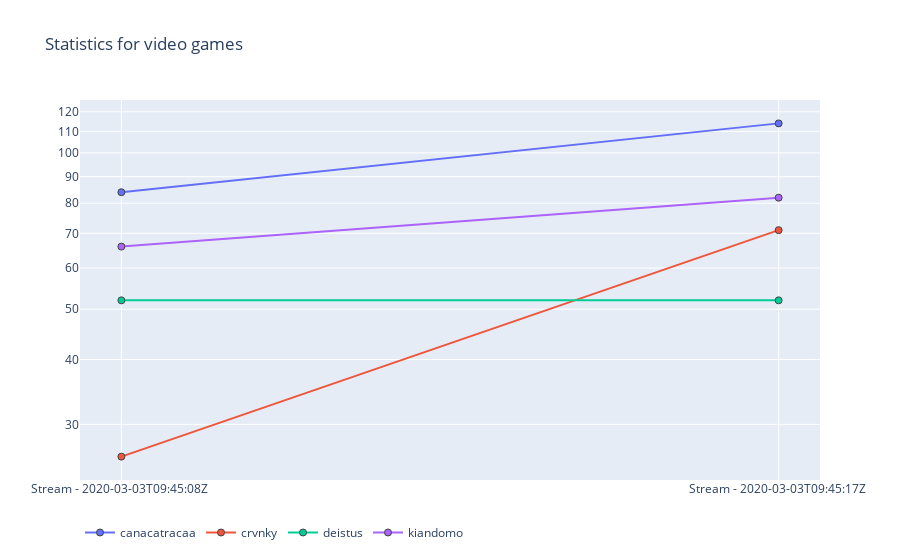

The notebook cell saved with this chart:
### Code cell
fig = go.Figure(data=data, layout=layout)
fig.update_layout(legend_orientation="h")
fig.update_layout( yaxis_type="log")
fig.show()

### Figure 1 — Plotly figure (JSON) as saved in the notebook; plotly's stock layout.template omitted (floating-point values rounded to 4 significant figures)
{"data": [{"marker": {"line": {"width": 1}, "size": 7}, "name": "canacatracaa", "type": "scatter", "x": ["Stream - 2020-03-03T09:45:08Z ", "Stream - 2020-03-03T09:45:17Z "], "y": [84, 114]}, {"marker": {"line": {"width": 1}, "size": 7}, "name": "crvnky", "type": "scatter", "x": ["Stream - 2020-03-03T09:45:08Z ", "Stream - 2020-03-03T09:45:17Z "], "y": [26, 71]}, {"marker": {"line": {"width": 1}, "size": 7}, "name": "deistus", "type": "scatter", "x": ["Stream - 2020-03-03T09:45:08Z ", "Stream - 2020-03-03T09:45:17Z "], "y": [52, 52]}, {"marker": {"line": {"width": 1}, "size": 7}, "name": "kiandomo", "type": "scatter", "x": ["Stream - 2020-03-03T09:45:08Z ", "Stream - 2020-03-03T09:45:17Z "], "y": [66, 82]}], "layout": {"legend": {"orientation": "h"}, "title": {"text": "Statistics for video games"}, "yaxis": {"type": "log"}}}
